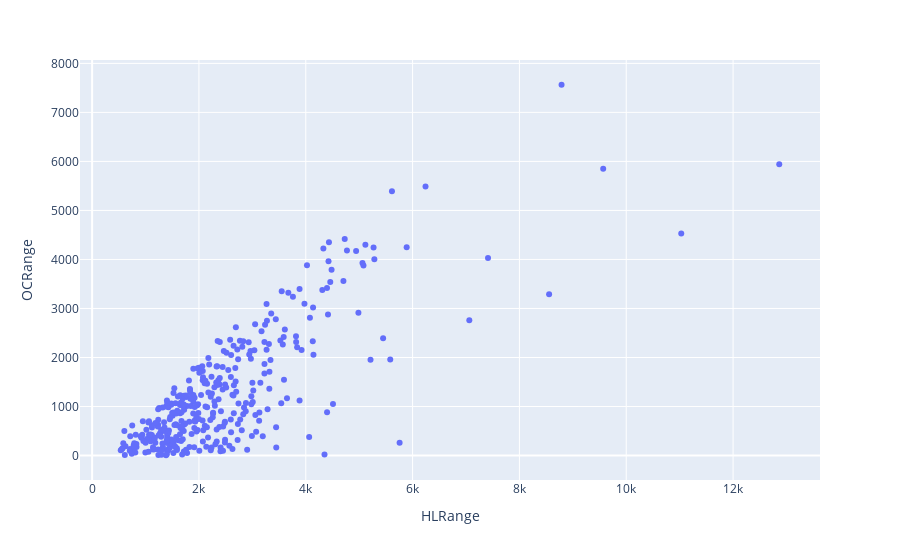

Write notebook code for a chart like this one.
### Code cell
ranges = df[['HLRange', 'OCRange']]
plt.scatter(df, 'HLRange', 'OCRange')

### Figure 1 — Plotly figure (JSON) as saved in the notebook; plotly's stock layout.template omitted (floating-point values rounded to 4 significant figures; data arrays with more than 128 entries replaced by an {"elided": "..."} marker saying what was removed)
{"data": [{"hovertemplate": "HLRange=%{x}<br>OCRange=%{y}<extra></extra>", "legendgroup": "", "marker": {"color": "#636efa", "symbol": "circle"}, "mode": "markers", "name": "", "orientation": "v", "showlegend": false, "type": "scatter", "x": {"elided": "366 float values"}, "xaxis": "x", "y": {"elided": "366 float values"}, "yaxis": "y"}], "layout": {"legend": {"tracegroupgap": 0}, "margin": {"t": 60}, "xaxis": {"anchor": "y", "domain": [0, 1], "title": {"text": "HLRange"}}, "yaxis": {"anchor": "x", "domain": [0, 1], "title": {"text": "OCRange"}}}}
